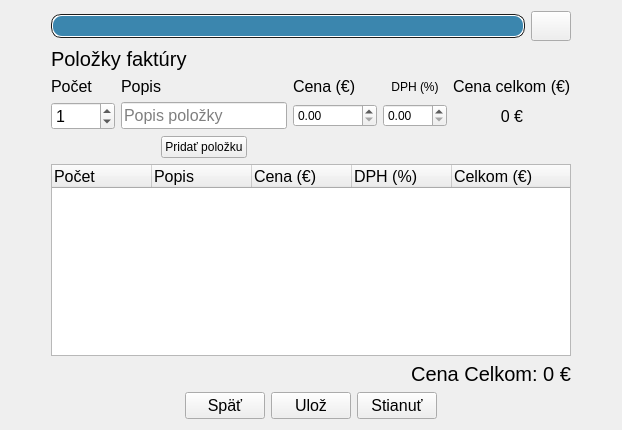
     <widget class="QWidget" name="page3">
      <layout class="QGridLayout" name="gridLayout_7">
       <item row="0" column="0">
        <layout class="QGridLayout" name="gridLayout_6">
         <item row="2" column="1" colspan="5">
          <widget class="QLabel" name="label">
           <property name="font">
            <font>
             <pointsize>15</pointsize>
            </font>
           </property>
           <property name="text">
            <string>Položky faktúry</string>
           </property>
          </widget>
         </item>
         <item row="7" column="5">
          <spacer name="horizontalSpacer_7">
           <property name="orientation">
            <enum>Qt::Horizontal</enum>
           </property>
           <property name="sizeHint" stdset="0">
            <size>
             <width>40</width>
             <height>20</height>
            </size>
           </property>
          </spacer>
         </item>
         <item row="6" column="1" colspan="5">
          <widget class="QLabel" name="labelSumTotalPrice">
           <property name="font">
            <font>
             <pointsize>15</pointsize>
            </font>
           </property>
           <property name="layoutDirection">
            <enum>Qt::LeftToRight</enum>
           </property>
           <property name="text">
            <string>Cena Celkom: 0 €</string>
           </property>
           <property name="alignment">
            <set>Qt::AlignRight|Qt::AlignTrailing|Qt::AlignVCenter</set>
           </property>
          </widget>
         </item>
         <item row="7" column="2">
          <widget class="QPushButton" name="buttonBackTo2">
           <property name="font">
            <font>
             <pointsize>12</pointsize>
            </font>
           </property>
           <property name="text">
            <string>Späť</string>
           </property>
          </widget>
         </item>
         <item row="7" column="6">
          <spacer name="horizontalSpacer_15">
           <property name="orientation">
            <enum>Qt::Horizontal</enum>
           </property>
           <property name="sizeHint" stdset="0">
            <size>
             <width>40</width>
             <height>20</height>
            </size>
           </property>
          </spacer>
         </item>
         <item row="5" column="1" colspan="5">
          <widget class="QTreeWidget" name="treeWidget">
           <property name="sizePolicy">
            <sizepolicy hsizetype="Expanding" vsizetype="Expanding">
             <horstretch>0</horstretch>
             <verstretch>0</verstretch>
            </sizepolicy>
           </property>
           <property name="font">
            <font>
             <pointsize>12</pointsize>
            </font>
           </property>
           <property name="layoutDirection">
            <enum>Qt::LeftToRight</enum>
           </property>
           <property name="dragEnabled">
            <bool>false</bool>
           </property>
           <property name="dragDropMode">
            <enum>QAbstractItemView::NoDragDrop</enum>
           </property>
           <property name="defaultDropAction">
            <enum>Qt::IgnoreAction</enum>
           </property>
           <property name="selectionMode">
            <enum>QAbstractItemView::NoSelection</enum>
           </property>
           <column>
            <property name="text">
             <string>Počet</string>
            </property>
           </column>
           <column>
            <property name="text">
             <string>Popis</string>
            </property>
           </column>
           <column>
            <property name="text">
             <string>Cena (€)</string>
            </property>
           </column>
           <column>
            <property name="text">
             <string>DPH (%)</string>
            </property>
           </column>
           <column>
            <property name="text">
             <string>Celkom (€)</string>
            </property>
           </column>
           <column>
            <property name="text">
             <string/>
            </property>
           </column>
          </widget>
         </item>
         <item row="7" column="3">
          <widget class="QPushButton" name="buttonSave">
           <property name="font">
            <font>
             <pointsize>12</pointsize>
            </font>
           </property>
           <property name="text">
            <string>Ulož</string>
           </property>
          </widget>
         </item>
         <item row="7" column="1">
          <spacer name="horizontalSpacer_6">
           <property name="orientation">
            <enum>Qt::Horizontal</enum>
           </property>
           <property name="sizeHint" stdset="0">
            <size>
             <width>40</width>
             <height>20</height>
            </size>
           </property>
          </spacer>
         </item>
         <item row="7" column="4">
          <widget class="QPushButton" name="buttonSavePDF">
           <property name="font">
            <font>
             <pointsize>12</pointsize>
            </font>
           </property>
           <property name="text">
            <string>Stianuť</string>
           </property>
          </widget>
         </item>
         <item row="4" column="1" colspan="5">
          <layout class="QGridLayout" name="gridLayout_9">
           <item row="1" column="4">
            <widget class="QLabel" name="labelTotalPrice">
             <property name="font">
              <font>
               <pointsize>12</pointsize>
              </font>
             </property>
             <property name="text">
              <string>0 €</string>
             </property>
             <property name="alignment">
              <set>Qt::AlignCenter</set>
             </property>
            </widget>
           </item>
           <item row="2" column="1">
            <layout class="QGridLayout" name="gridLayout_10">
             <item row="0" column="1">
              <widget class="QPushButton" name="buttonAddItem">
               <property name="sizePolicy">
                <sizepolicy hsizetype="Minimum" vsizetype="Fixed">
                 <horstretch>0</horstretch>
                 <verstretch>0</verstretch>
                </sizepolicy>
               </property>
               <property name="acceptDrops">
                <bool>false</bool>
               </property>
               <property name="layoutDirection">
                <enum>Qt::LeftToRight</enum>
               </property>
               <property name="text">
                <string>Pridať položku</string>
               </property>
              </widget>
             </item>
             <item row="0" column="0">
              <spacer name="horizontalSpacer_8">
               <property name="orientation">
                <enum>Qt::Horizontal</enum>
               </property>
               <property name="sizeHint" stdset="0">
                <size>
                 <width>40</width>
                 <height>20</height>
                </size>
               </property>
              </spacer>
             </item>
             <item row="0" column="2">
              <spacer name="horizontalSpacer_9">
               <property name="orientation">
                <enum>Qt::Horizontal</enum>
               </property>
               <property name="sizeHint" stdset="0">
                <size>
                 <width>40</width>
                 <height>20</height>
                </size>
               </property>
              </spacer>
             </item>
            </layout>
           </item>
           <item row="0" column="4">
            <widget class="QLabel" name="label_8">
             <property name="font">
              <font>
               <pointsize>12</pointsize>
              </font>
             </property>
             <property name="text">
              <string>Cena celkom (€)</string>
             </property>
            </widget>
           </item>
           <item row="1" column="0">
            <widget class="QSpinBox" name="spinBoxCount">
             <property name="minimumSize">
              <size>
               <width>50</width>
               <height>0</height>
              </size>
             </property>
             <property name="font">
              <font>
               <pointsize>12</pointsize>
              </font>
             </property>
             <property name="maximum">
              <number>1000</number>
             </property>
             <property name="value">
              <number>1</number>
             </property>
            </widget>
           </item>
           <item row="0" column="3">
            <widget class="QLabel" name="label_20">
             <property name="text">
              <string>DPH (%)</string>
             </property>
             <property name="alignment">
              <set>Qt::AlignCenter</set>
             </property>
            </widget>
           </item>
           <item row="0" column="2">
            <widget class="QLabel" name="label_7">
             <property name="font">
              <font>
               <pointsize>12</pointsize>
              </font>
             </property>
             <property name="text">
              <string>Cena (€)</string>
             </property>
            </widget>
           </item>
           <item row="1" column="1">
            <widget class="QLineEdit" name="lineEditDescription">
             <property name="font">
              <font>
               <pointsize>12</pointsize>
              </font>
             </property>
             <property name="placeholderText">
              <string>Popis položky</string>
             </property>
            </widget>
           </item>
           <item row="0" column="1">
            <widget class="QLabel" name="label_6">
             <property name="font">
              <font>
               <pointsize>12</pointsize>
              </font>
             </property>
             <property name="text">
              <string>Popis</string>
             </property>
            </widget>
           </item>
           <item row="0" column="0">
            <widget class="QLabel" name="label_5">
             <property name="font">
              <font>
               <pointsize>12</pointsize>
              </font>
             </property>
             <property name="text">
              <string>Počet</string>
             </property>
            </widget>
           </item>
           <item row="1" column="2">
            <widget class="QDoubleSpinBox" name="doubleSpinBoxPrice">
             <property name="maximum">
              <double>999999.000000000000000</double>
             </property>
            </widget>
           </item>
           <item row="1" column="3">
            <widget class="QDoubleSpinBox" name="doubleSpinBoxDPH_item">
             <property name="maximum">
              <double>999.000000000000000</double>
             </property>
            </widget>
           </item>
          </layout>
         </item>
         <item row="7" column="0">
          <spacer name="horizontalSpacer_16">
           <property name="orientation">
            <enum>Qt::Horizontal</enum>
           </property>
           <property name="sizeHint" stdset="0">
            <size>
             <width>40</width>
             <height>20</height>
            </size>
           </property>
          </spacer>
         </item>
         <item row="1" column="1" colspan="5">
          <layout class="QGridLayout" name="gridProgress3">
           <item row="0" column="0">
            <widget class="QProgressBar" name="progressBar_3">
             <property name="sizePolicy">
              <sizepolicy hsizetype="Expanding" vsizetype="Fixed">
               <horstretch>0</horstretch>
               <verstretch>0</verstretch>
              </sizepolicy>
             </property>
             <property name="styleSheet">
              <string notr="true">QProgressBar
{
	border: 1px solid #1d1d1d;
    text-align: center;
	border-radius: 10px;
	color: #fff;
	font-weight: bold;

}


QProgressBar::chunk
{
    background-color: #3b86ae;
	border-radius: 9px;
    margin: 0.5px;

}</string>
             </property>
             <property name="value">
              <number>100</number>
             </property>
             <property name="textVisible">
              <bool>false</bool>
             </property>
            </widget>
           </item>
           <item row="0" column="1">
            <widget class="QPushButton" name="buttonX3">
             <property name="minimumSize">
              <size>
               <width>30</width>
               <height>30</height>
              </size>
             </property>
             <property name="styleSheet">
              <string notr="true">border-image: url(:/icon/Data/erase.png);</string>
             </property>
             <property name="text">
              <string/>
             </property>
            </widget>
           </item>
          </layout>
         </item>
        </layout>
       </item>
      </layout>
     </widget>
